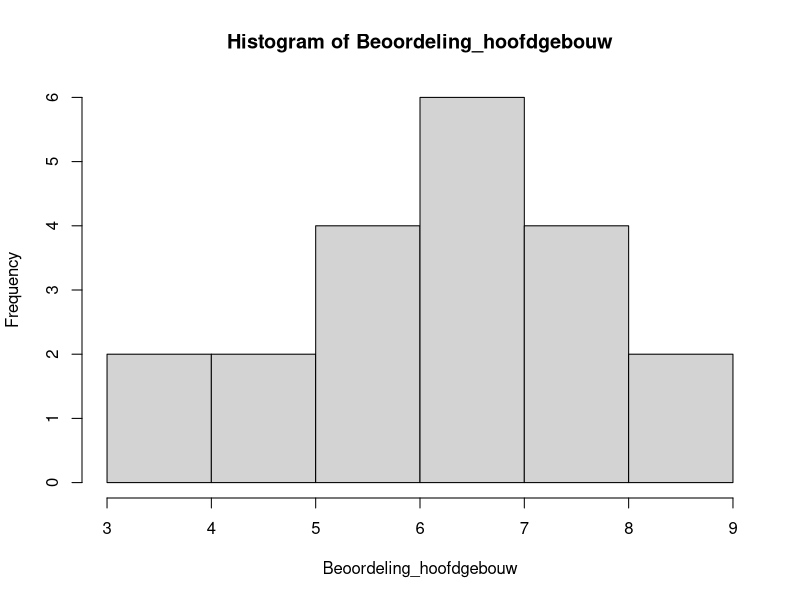
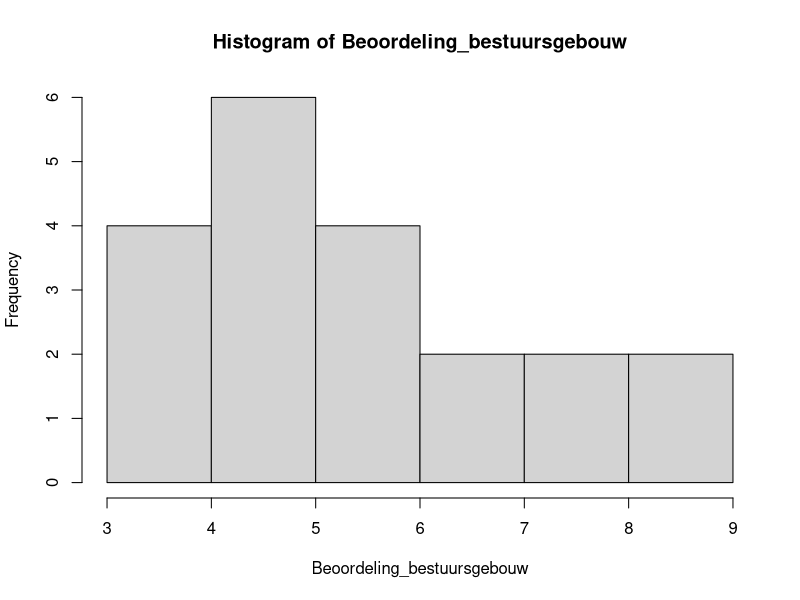
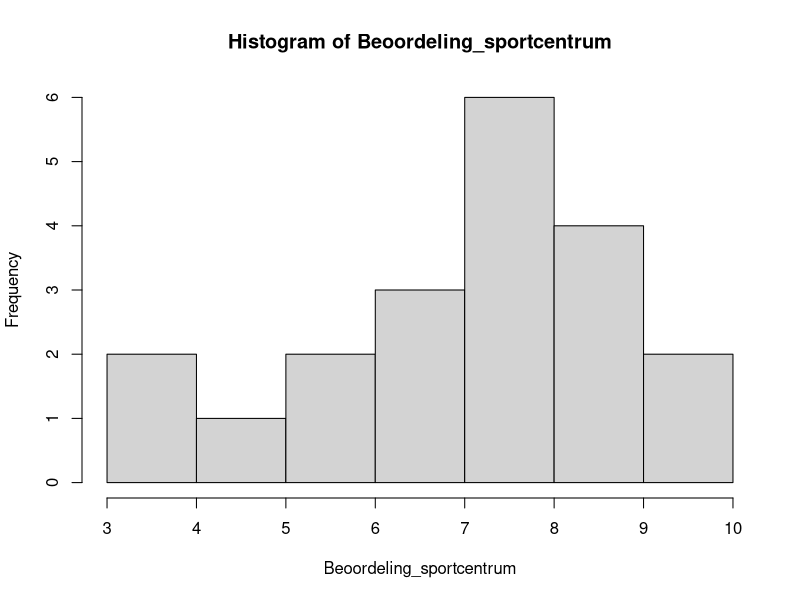
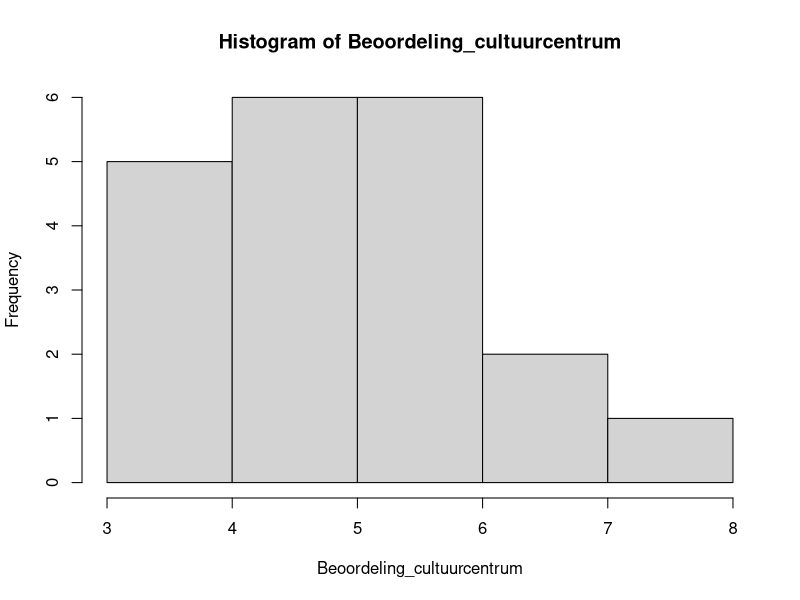

Recreate these plots in R, in order.
## +++++++++++++++++++++++++++++++++++++++++++++++++++++++++++++++++++++++++++++
## 09.R ####
## +++++++++++++++++++++++++++++++++++++++++++++++++++++++++++++++++++++++++++++
## R code voor Student Analytics Vrije Universiteit Amsterdam
## Copyright 2020 VU
## Web Page: http://www.vu.nl
## Contact: Theo Bakker (t.c.bakker@vu.nl)
## Verspreiding buiten de VU: Nee
##
## Doel: Doel
##
## Afhankelijkheden: Afhankelijkheid
##
## Datasets: Datasets
##
## Opmerkingen:
## 1) Geen.
## 2) ___
##
## ++++++++++++++++++++++++++++++++++++++++++++++++++++++++++++++++++++++++++++
## TODO:
## 1) ___.
##
## ++++++++++++++++++++++++++++++++++++++++++++++++++++++++++++++++++++++++++++
## Geschiedenis:
## 29-06-2020: EG: Aanmaak bestand
## ++++++++++++++++++++++++++++++++++++++++++++++++++++++++++++++++++++++++++++

# De vastgoedmanager van de  Facultaire Dienst (FD) van een hogeschool is 
# nieuwsgierig hoe de verschillende eetgelegenheden op de campus gewaardeerd 
# worden door studenten om te inventarisen op welke manier het horeca-aanbod 
# verbeterd kan worden. Uit de Nationale Studenten Enquête (NSE) blijkt dat 
# studenten van de hogeschool ontevreden zijn over het horeca-aanbod op de campus. 
# Als vervolgonderzoek hierop wordt een groep studenten gevraagd om de 
# eetgelegenheden op de campus te beoordelen. Aan de hand daarvan vergelijkt de 
# FD kantines in vier gebouwen: het hoofdgebouw, het bestuursgebouw, het 
# sportcentrum en het cultuurcentrum Rembrandt. Met deze gegevens wil de 
# vastgoedmanager onderzoeken of er verschillen zijn in de waarderingscijfers 
# van de kantines in de vier gebouwen. Als deze verschillen aanwezig zijn, is 
# zij benieuwd welke kantines van elkaar verschillen.

# Dataset heeft drie kolommen: Studentnummer, Kantine en Beoordeling. We
# nemen 20 eerstejaars studenten

# set seed
set.seed(1234, 
         kind = "Mersenne-Twister", 
         normal.kind = "Inversion",
         sample.kind = "Rejection")

# Definieer aantal eerstejaars studenten
N <- 20

# Simuleer studentnummers
Studentnummers_opties <- c(4000000:4500000)
Studentnummer_uniek <- sample(Studentnummers_opties, N)
Studentnummer <- rep(Studentnummer_uniek, times = 4)
Studentnummer <- as.factor(Studentnummer)

# Maak kantine variabele
Eetgelegenheid <- rep(c("Hoofdgebouw", "Bestuursgebouw", "Sportcentrum",
                 "Cultuurcentrum"), 
           each = N)


# Maak variabele beoordeling
Gewichten_hoofdgebouw <- c(0,0,0.05,0.05,0.1,0.2,0.3,0.2,0.1,0)
Beoordeling_hoofdgebouw <- c(rep(1,N*Gewichten_hoofdgebouw[1]),
                             rep(2,N*Gewichten_hoofdgebouw[2]),
                             rep(3,N*Gewichten_hoofdgebouw[3]),
                             rep(4,N*Gewichten_hoofdgebouw[4]),
                             rep(5,N*Gewichten_hoofdgebouw[5]),
                             rep(6,N*Gewichten_hoofdgebouw[6]),
                             rep(7,N*Gewichten_hoofdgebouw[7]),
                             rep(8,N*Gewichten_hoofdgebouw[8]),
                             rep(9,N*Gewichten_hoofdgebouw[9]),
                             rep(10,N*Gewichten_hoofdgebouw[10])
)

Gewichten_bestuursgebouw <- c(0,0,0.1,0.1,0.3,0.2,0.1,0.1,0.1,0)
Beoordeling_bestuursgebouw <- c(rep(1,N*Gewichten_bestuursgebouw[1]),
                             rep(2,N*Gewichten_bestuursgebouw[2]),
                             rep(3,N*Gewichten_bestuursgebouw[3]),
                             rep(4,N*Gewichten_bestuursgebouw[4]),
                             rep(5,N*Gewichten_bestuursgebouw[5]),
                             rep(6,N*Gewichten_bestuursgebouw[6]),
                             rep(7,N*Gewichten_bestuursgebouw[7]),
                             rep(8,N*Gewichten_bestuursgebouw[8]),
                             rep(9,N*Gewichten_bestuursgebouw[9]),
                             rep(10,N*Gewichten_bestuursgebouw[10])
)

Gewichten_sportcentrum <- c(0,0,0.05,0.05,0.05,0.1,0.15,0.3,0.2,0.1)
Beoordeling_sportcentrum <- c(rep(1,N*Gewichten_sportcentrum[1]),
                             rep(2,N*Gewichten_sportcentrum[2]),
                             rep(3,N*Gewichten_sportcentrum[3]),
                             rep(4,N*Gewichten_sportcentrum[4]),
                             rep(5,N*Gewichten_sportcentrum[5]),
                             rep(6,N*Gewichten_sportcentrum[6]),
                             rep(7,N*Gewichten_sportcentrum[7]),
                             rep(8,N*Gewichten_sportcentrum[8]),
                             rep(9,N*Gewichten_sportcentrum[9]),
                             rep(10,N*Gewichten_sportcentrum[10])
)

Gewichten_cultuurcentrum <- c(0,0,0.05,0.2,0.3,0.3,0.1,0.05,0,0)
Beoordeling_cultuurcentrum <- c(rep(1,N*Gewichten_cultuurcentrum[1]),
                             rep(2,N*Gewichten_cultuurcentrum[2]),
                             rep(3,N*Gewichten_cultuurcentrum[3]),
                             rep(4,N*Gewichten_cultuurcentrum[4]),
                             rep(5,N*Gewichten_cultuurcentrum[5]),
                             rep(6,N*Gewichten_cultuurcentrum[6]),
                             rep(7,N*Gewichten_cultuurcentrum[7]),
                             rep(8,N*Gewichten_cultuurcentrum[8]),
                             rep(9,N*Gewichten_cultuurcentrum[9]),
                             rep(10,N*Gewichten_cultuurcentrum[10])
)

hist(Beoordeling_hoofdgebouw)
hist(Beoordeling_bestuursgebouw)
hist(Beoordeling_sportcentrum)
hist(Beoordeling_cultuurcentrum)

Indexen_hoofdgebouw <- sample.int(N, N)
Indexen_bestuursgebouw <- sample.int(N, N)
Indexen_sportcentrum <- sample.int(N, N)
Indexen_cultuurcentrum <- sample.int(N, N)

Beoordeling <- c(Beoordeling_hoofdgebouw[Indexen_hoofdgebouw],
                 Beoordeling_bestuursgebouw[Indexen_bestuursgebouw],
                 Beoordeling_sportcentrum[Indexen_sportcentrum],
                 Beoordeling_cultuurcentrum[Indexen_cultuurcentrum])



# Maak dataset
Beoordelingen_eetgelegenheden <- cbind.data.frame(Studentnummer, Eetgelegenheid, Beoordeling)

# Sorteer data
Beoordelingen_eetgelegenheden <- Beoordelingen_eetgelegenheden[order(Beoordelingen_eetgelegenheden$Studentnummer),]

# Verwijder alles behalve dataset
rm(N, Studentnummers_opties, Studentnummer_uniek, Studentnummer, Eetgelegenheid,
   Gewichten_hoofdgebouw, Beoordeling_hoofdgebouw,
   Gewichten_bestuursgebouw, Beoordeling_bestuursgebouw,
   Gewichten_sportcentrum, Beoordeling_sportcentrum,
   Gewichten_cultuurcentrum, Beoordeling_cultuurcentrum,
   Indexen_hoofdgebouw, Indexen_bestuursgebouw, Indexen_sportcentrum,
   Indexen_cultuurcentrum, Beoordeling)

## Sla de datasets op
#write.csv(Beoordelingen_eetgelegenheden,
#          file = "05. Datasets/09_Beoordelingen_eetgelegenheden.csv")

# https://statistics.laerd.com/spss-tutorials/friedman-test-using-spss-statistics.php
# https://www.datanovia.com/en/lessons/friedman-test-in-r/
# https://www.sheffield.ac.uk/polopoly_fs/1.714575!/file/stcp-marshall-FriedmanS.pdf
# https://rdrr.io/cran/rstatix/man/friedman_effsize.html
# https://www.sheffield.ac.uk/mash/statistics/nonparametric
